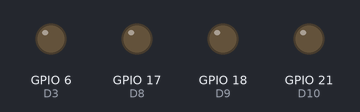
The sketch below on a simulated ESP32-S3. Parts: output pins drawn as LEDs (lit = HIGH). Pins used as bus, display or sensor lines are not drawn.

Above: at 2.4 s.
At 29.9 s:
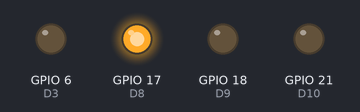
At 42.4 s:
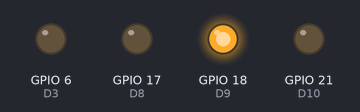
At 47.4 s:
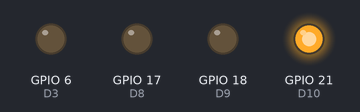
At 52.4 s:
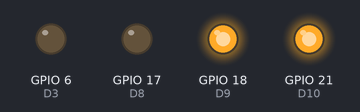
At 57.4 s:
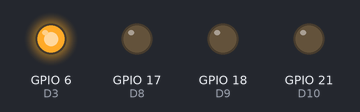
Timing chart, 0 to 69.0 s (numbered marks = the images above):
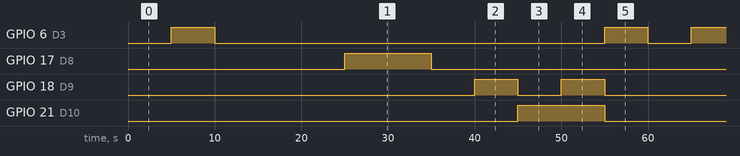

The sketch:

Lab4_main_Clock.ino
```cpp
#include <scheduler.h>
#define LED_PIN 48
#define D3 6
#define D4 7
#define D5 8
#define D6 9
#define D7 10
#define D8 17
#define D9 18
#define D10 21

// Color encoding using two pins (binary):
// 00: off
// 01: yellow
// 10: green
// 11: red
int light = 0;
int secondsperLight = 5;

int counters = secondsperLight;
// Task function implementing a simple state machine
void task() {
  switch(light){
    case 0:
    digitalWrite(D3, LOW);
    digitalWrite(D4, HIGH);
    if(counters > 1){
      counters--;
    } else{
      counters = secondsperLight;
      light++;
    }
    break;

    case 1:
    digitalWrite(D3, HIGH);
    digitalWrite(D4, HIGH);
    if(counters > 1){
      counters--;
    } else{
      counters = secondsperLight;
      light++;

    }
    break;

    case 2:
    digitalWrite(D3, LOW);
    digitalWrite(D4, LOW);
    digitalWrite(D5, HIGH);
    digitalWrite(D6, HIGH);
    if(counters > 1){
      counters--;
    } else{
      counters = secondsperLight;
      light++;
    }
    break;

    case 3:
    digitalWrite(D5, LOW);
    digitalWrite(D6, HIGH);
    if(counters > 1){
      counters--;
    } else{
      counters = secondsperLight;
      light++;
    }
    break;

    case 4:
    digitalWrite(D5, HIGH);
    digitalWrite(D6, LOW);
    if(counters > 1){
      counters--;
    } else{
      counters = secondsperLight;
      light++;
    }
    break;

    case 5:
    digitalWrite(D5, LOW);
    digitalWrite(D6, LOW);
    digitalWrite(D7, HIGH);
    digitalWrite(D8, HIGH);
    if(counters > 1){
      counters--;
    } else{
      counters = secondsperLight;
      light++;
    }
    break;

    case 6:
    digitalWrite(D7, LOW);
    digitalWrite(D8, HIGH);
    if(counters > 1){
      counters--;
    } else{
      counters = secondsperLight;
      light++;
    }
    break;

    case 7:
    digitalWrite(D7, HIGH);
    digitalWrite(D8, LOW);
    if(counters > 1){
      counters--;
    } else{
      counters = secondsperLight;
      light++;
    }
    break;

    case 8:
    digitalWrite(D7, LOW);
    digitalWrite(D8, LOW);
    digitalWrite(D9, HIGH);
    digitalWrite(D10, LOW);
    if(counters > 1){
      counters--;
    } else{
      counters = secondsperLight;
      light++;
    }
    break;

    case 9:
    digitalWrite(D9, LOW);
    digitalWrite(D10, HIGH);
    if(counters > 1){
      counters--;
    } else{
      counters = secondsperLight;
      light++;
    }
    break;

    case 10:
    digitalWrite(D9, HIGH);
    digitalWrite(D10, HIGH);
    if(counters > 1){
      counters--;
    } else{
      counters = secondsperLight;
      light++;
    }
    break;

    case 11:
    digitalWrite(D9, LOW);
    digitalWrite(D10, LOW);
    digitalWrite(D3, HIGH);
    digitalWrite(D4, LOW);
    if(counters > 1){
      counters--;
    } else{
      counters = secondsperLight;
      light = 0;
    }
    break;

    default:
    light = 0;
    counters = secondsperLight;

  }
}

void TIMER_ISR(void *pvParameters) {
  while(1) {
    SCH_Update();
    vTaskDelay(10);
  }
}

void setup() {
  // Initialize the digital pins.
  pinMode(D3, OUTPUT);
  pinMode(D4, OUTPUT);
  pinMode(D5, OUTPUT);
  pinMode(D6, OUTPUT);
  pinMode(D7, OUTPUT);
  pinMode(D8, OUTPUT);
  pinMode(D9, OUTPUT);
  pinMode(D10, OUTPUT);
  // Uncomment if you decide to use LED_PIN for other purposes.
  // pinMode(LED_PIN, OUTPUT);

  // Create the task that updates the scheduler (simulated timer ISR).
  xTaskCreate(TIMER_ISR, "TIMER_ISR", 2048, NULL, 2, NULL);

  // Initialize and add the main task to the scheduler.
  SCH_Init();
  SCH_Add_Task(task, 0, 100);
}

void loop() {
  // Dispatch scheduled tasks.
  SCH_Dispatch_Tasks();
}
```

scheduler.c
```cpp
#include "Arduino.h"
#include "scheduler.h"

#ifdef __cplusplus
extern "C" {
#endif

#define INTERRUPT_CYCLE			10 // 10 milliseconds
#define PRESCALER				64
#define COUNTER_START 			65536 - INTERRUPT_CYCLE * 1000 * 16 / 64	// 16M is Core Clock

typedef struct {
	void ( * pTask)(void);
	uint32_t Delay;
	uint32_t Period;
	uint8_t RunMe;
	uint32_t TaskID;
} sTask;

// The array of tasks
static sTask SCH_tasks_G[SCH_MAX_TASKS];
static uint8_t array_Of_Task_ID[SCH_MAX_TASKS];
static uint32_t newTaskID = 0;
static uint32_t rearQueue = 0;
static uint32_t count_SCH_Update = 0;


static uint32_t Get_New_Task_ID(void);
static void TIMER_Init();

//Hardware timer handler
hw_timer_t *Timer0_Cfg = NULL;


void SCH_Init(void){
	//TIMER_Init();

}

void SCH_Update(void){
	// Check if there is a task at this location
	count_SCH_Update ++;
	if (SCH_tasks_G[0].pTask && SCH_tasks_G[0].RunMe == 0) {
		if(SCH_tasks_G[0].Delay > 0){
			SCH_tasks_G[0].Delay = SCH_tasks_G[0].Delay - 1;
		}
		if (SCH_tasks_G[0].Delay == 0) {
			SCH_tasks_G[0].RunMe = 1;
		}
	}
}
uint32_t SCH_Add_Task(void (* pFunction)(), uint32_t DELAY, uint32_t PERIOD){
	uint8_t newTaskIndex = 0;
	uint32_t sumDelay = 0;
	uint32_t newDelay = 0;

	for(newTaskIndex = 0; newTaskIndex < SCH_MAX_TASKS; newTaskIndex ++){
		sumDelay = sumDelay + SCH_tasks_G[newTaskIndex].Delay;
		if(sumDelay > DELAY){
			newDelay = DELAY - (sumDelay - SCH_tasks_G[newTaskIndex].Delay);
			SCH_tasks_G[newTaskIndex].Delay = sumDelay - DELAY;
			for(uint8_t i = SCH_MAX_TASKS - 1; i > newTaskIndex; i --){
//				if(SCH_tasks_G[i - 1].pTask != 0)
				{
					SCH_tasks_G[i].pTask = SCH_tasks_G[i - 1].pTask;
					SCH_tasks_G[i].Period = SCH_tasks_G[i - 1].Period;
					SCH_tasks_G[i].Delay = SCH_tasks_G[i - 1].Delay;
//					SCH_tasks_G[i].RunMe = SCH_tasks_G[i - 1].RunMe;
					SCH_tasks_G[i].TaskID = SCH_tasks_G[i - 1].TaskID;
				}
			}
			SCH_tasks_G[newTaskIndex].pTask = pFunction;
			SCH_tasks_G[newTaskIndex].Delay = newDelay;
			SCH_tasks_G[newTaskIndex].Period = PERIOD;
			if(SCH_tasks_G[newTaskIndex].Delay == 0){
				SCH_tasks_G[newTaskIndex].RunMe = 1;
			} else {
				SCH_tasks_G[newTaskIndex].RunMe = 0;
			}
			SCH_tasks_G[newTaskIndex].TaskID = Get_New_Task_ID();
			return SCH_tasks_G[newTaskIndex].TaskID;
		} else {
			if(SCH_tasks_G[newTaskIndex].pTask == 0x0000){
				SCH_tasks_G[newTaskIndex].pTask = pFunction;
				SCH_tasks_G[newTaskIndex].Delay = DELAY - sumDelay;
				SCH_tasks_G[newTaskIndex].Period = PERIOD;
				if(SCH_tasks_G[newTaskIndex].Delay == 0){
					SCH_tasks_G[newTaskIndex].RunMe = 1;
				} else {
					SCH_tasks_G[newTaskIndex].RunMe = 0;
				}
				SCH_tasks_G[newTaskIndex].TaskID = Get_New_Task_ID();
				return SCH_tasks_G[newTaskIndex].TaskID;
			}
		}
	}
	return SCH_tasks_G[newTaskIndex].TaskID;
}


uint8_t SCH_Delete_Task(uint32_t taskID){
	uint8_t Return_code  = 0;
	uint8_t taskIndex;
	uint8_t j;
	if(taskID != NO_TASK_ID){
		for(taskIndex = 0; taskIndex < SCH_MAX_TASKS; taskIndex ++){
			if(SCH_tasks_G[taskIndex].TaskID == taskID){
				Return_code = 1;
				if(taskIndex != 0 && taskIndex < SCH_MAX_TASKS - 1){
					if(SCH_tasks_G[taskIndex+1].pTask != 0x0000){
						SCH_tasks_G[taskIndex+1].Delay += SCH_tasks_G[taskIndex].Delay;
					}
				}

				for( j = taskIndex; j < SCH_MAX_TASKS - 1; j ++){
					SCH_tasks_G[j].pTask = SCH_tasks_G[j+1].pTask;
					SCH_tasks_G[j].Period = SCH_tasks_G[j+1].Period;
					SCH_tasks_G[j].Delay = SCH_tasks_G[j+1].Delay;
					SCH_tasks_G[j].RunMe = SCH_tasks_G[j+1].RunMe;
					SCH_tasks_G[j].TaskID = SCH_tasks_G[j+1].TaskID;
				}
				SCH_tasks_G[j].pTask = 0;
				SCH_tasks_G[j].Period = 0;
				SCH_tasks_G[j].Delay = 0;
				SCH_tasks_G[j].RunMe = 0;
				SCH_tasks_G[j].TaskID = 0;
				return Return_code;
			}
		}
	}
	return Return_code; // return status
}

void SCH_Dispatch_Tasks(void){
	if(SCH_tasks_G[0].RunMe > 0) {
		(*SCH_tasks_G[0].pTask)(); // Run the task
		SCH_tasks_G[0].RunMe = 0; // Reset / reduce RunMe flag
		sTask temtask = SCH_tasks_G[0];
		SCH_Delete_Task(temtask.TaskID);
		if (temtask.Period != 0) {
			SCH_Add_Task(temtask.pTask, temtask.Period, temtask.Period);
		}
	}
}

static uint32_t Get_New_Task_ID(void){
	newTaskID++;
	if(newTaskID == NO_TASK_ID){
		newTaskID++;
	}
	return newTaskID;
}

void IRAM_ATTR Timer0_ISR()
{
    SCH_Update();
}

void static TIMER_Init(){

}


#ifdef __cplusplus
}
#endif
```

scheduler.h
```cpp
#ifndef APP_SCHEDULER_H_
#define APP_SCHEDULER_H_

#include "stdint.h"


#define SCH_MAX_TASKS 			40
#define	NO_TASK_ID				0

#ifdef __cplusplus
extern "C" {
#endif

    void SCH_Init(void);
    void SCH_Update(void);
    uint32_t SCH_Add_Task(void (*p_function)(), uint32_t DELAY, uint32_t PERIOD);
    void SCH_Dispatch_Tasks(void);
    uint8_t SCH_Delete_Task(uint32_t TASK_ID);

#ifdef __cplusplus
}
#endif
#endif /* APP_SCHEDULER_H_ */
```

Measured:
- by itself, GPIO 6 (D3): repeats every 60.0 s: LOW 45.0 s, HIGH 5.0 s, LOW 5.0 s, HIGH 5.0 s
- by itself, GPIO 17 (D8), GPIO 21 (D10): alternates HIGH for 10.0 s and LOW for 50.0 s
- by itself, GPIO 18 (D9): LOW → HIGH at 40.0 s, → LOW 5.0 s later, → HIGH 5.0 s later, → LOW 5.0 s later, … (8 changes in this stretch)
